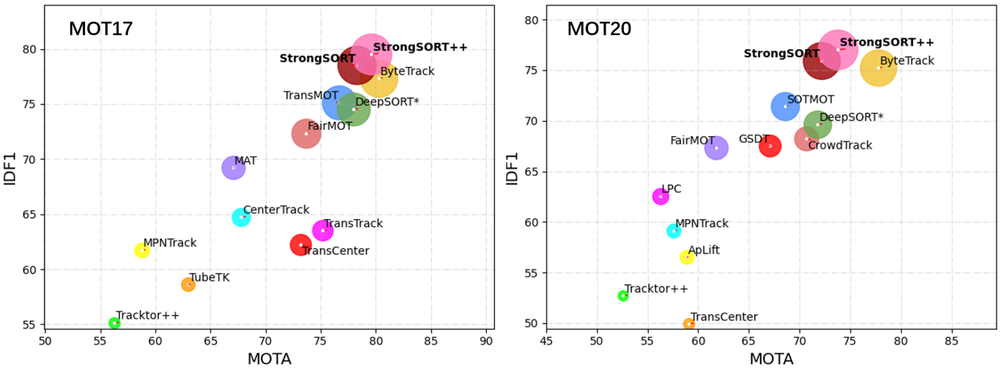
#> input picture src/lib/strongsort/assets/MOTA-IDF1-HOTA.png, 1000 x 368 px, shrunk from 1813 x 668 before the run
$ python -i cv_contrast.py   (imports and definitions only)
#> lines starting #> are read from the running program, lines starting #| are printed output that depends on the picture
#> further down, picture is the input picture: shape (368, 1000, 3); mean B, G, R 243.7, 243.7, 245.5

import cv2

def enhance_contrast_linear(frame, alpha =2.2 , beta = -100 ):
    return cv2.convertScaleAbs(frame, alpha=alpha, beta=beta)

#Contrast Limited Adaptive Histogram Equalization
def enhance_constrast_clahe(frame):
    lab = cv2.cvtColor(frame, cv2.COLOR_BGR2LAB)
#> lab: shape (368, 1000, 3); mean of channels 0, 1, 2 245.1, 128.8, 128.4
    l, a, b = cv2.split(lab)
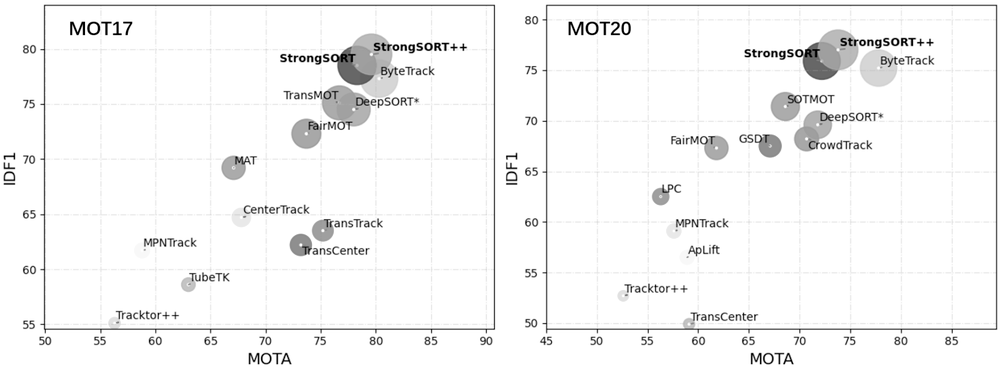
#> l: shape (368, 1000); min 0, max 255, mean 245.1
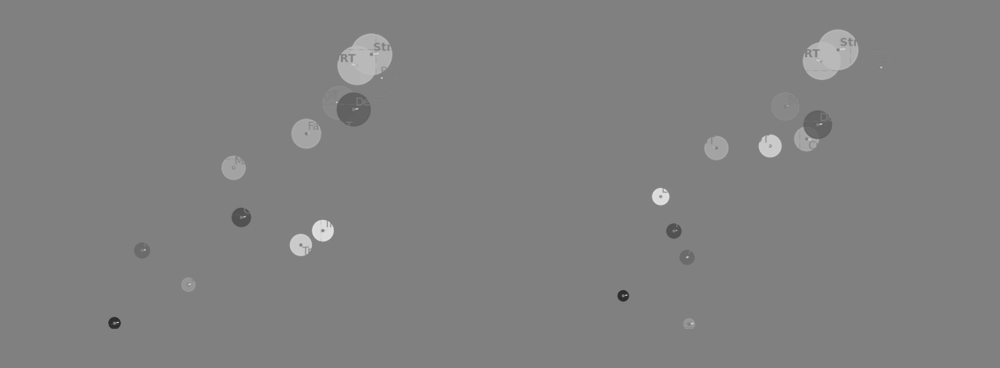
#> a: shape (368, 1000); min 43, max 225, mean 128.8
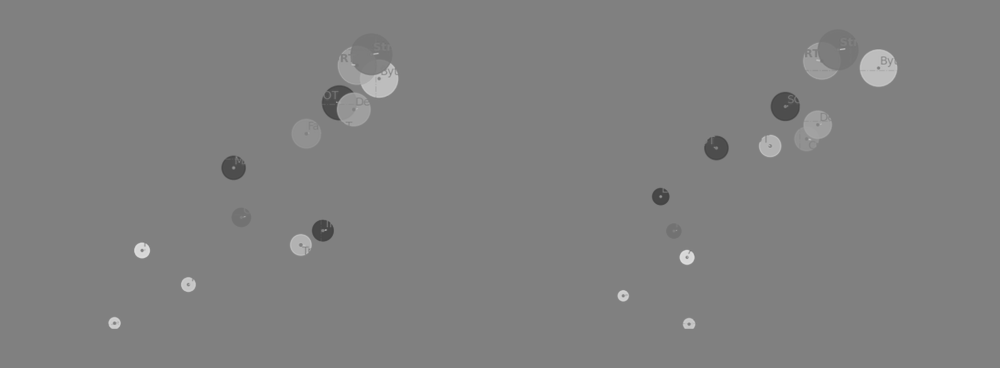
#> b: shape (368, 1000); min 68, max 221, mean 128.4
    clahe = cv2.createCLAHE(clipLimit=3.0, tileGridSize=(8,8))
    cl = clahe.apply(l)
    enhanced_lab = cv2.merge((cl,a,b))
#> enhanced_lab: shape (368, 1000, 3); mean of channels 0, 1, 2 242.7, 128.8, 128.4
    return cv2.cvtColor(enhanced_lab, cv2.COLOR_LAB2BGR)
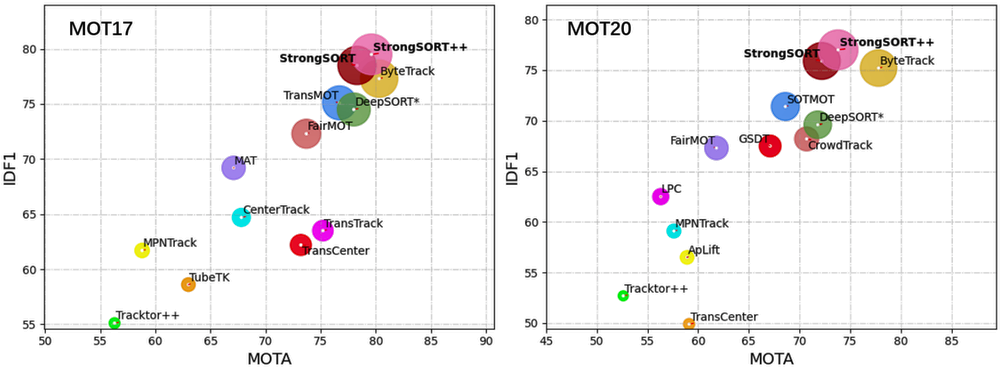
#> returned value: shape (368, 1000, 3); mean B, G, R 241.1, 241, 242.8
#Histogram Equalization:
# [50 lines left out: functions enhance_contrast_hsv, enhance_video, not called in this run]

# [6 lines not run here, left out]

>>> import cv2
>>> picture = cv2.imread('../lib/strongsort/assets/MOTA-IDF1-HOTA.png')
>>> result = enhance_constrast_clahe(picture)

$ run again, on src/lib/strongsort/assets/comparison.png
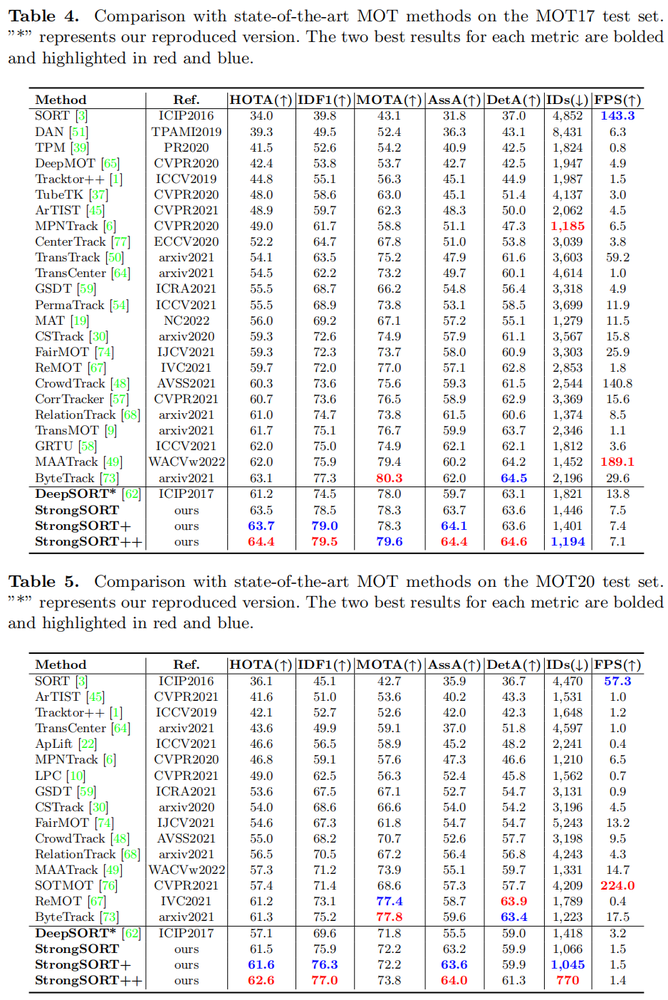
#> input picture src/lib/strongsort/assets/comparison.png, 668 x 1000 px, shrunk from 938 x 1404 before the run
#> picture is the input picture: shape (1000, 668, 3); mean B, G, R 235.3, 235.3, 235.3
#> lab: shape (1000, 668, 3); mean of channels 0, 1, 2 236.8, 128.5, 128.1
#> in enhance_constrast_clahe, `l, a, b = cv2.split(lab)`:
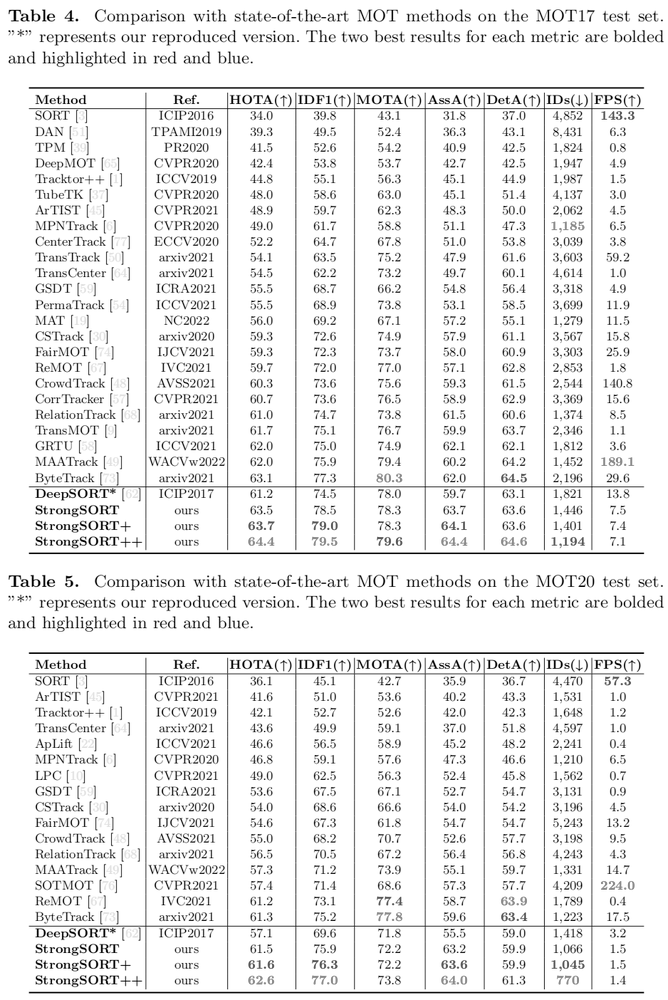
#> l: shape (1000, 668); min 0, max 255, mean 236.8
#> in enhance_constrast_clahe, `l, a, b = cv2.split(lab)`:
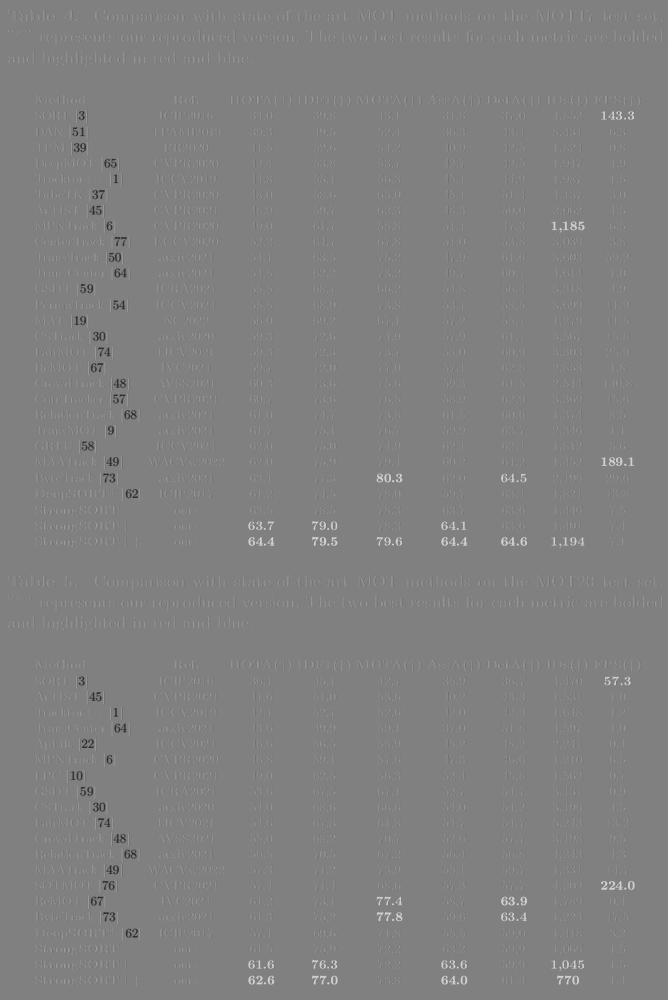
#> a: shape (1000, 668); min 43, max 209, mean 128.5
#> enhanced_lab: shape (1000, 668, 3); mean of channels 0, 1, 2 233, 128.5, 128.1
